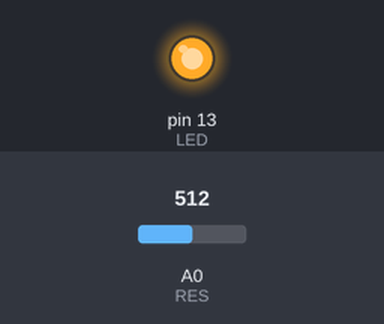
A sketch run on a simulated Arduino Uno, built with avr-gcc and run on an emulated ATmega328P. Shown: output pins drawn as LEDs (lit = HIGH). The inputs (shaded band) are chosen by the test bench; at power-on: A0 (RES) = 512.

Above: at 1.2 s.
1.3 s: A0 (RES) set to 492
At 2.1 s:
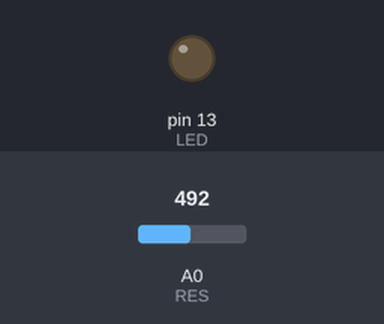
2.8 s: A0 (RES) set to 510
At 3.3 s:
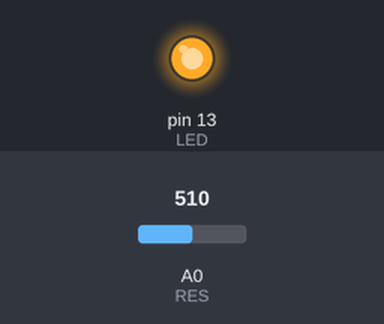
4.3 s: A0 (RES) set to 490
At 5.6 s:
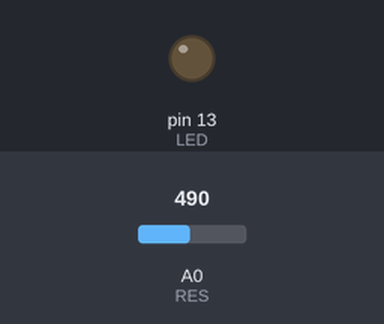
Timing chart, 0 to 7.3 s (numbered marks = the images above; inputs shaded):
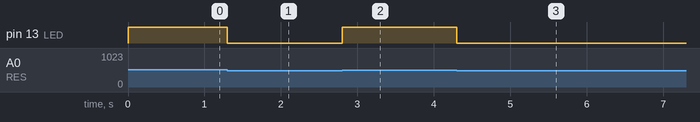

Measured:
- the behaviour switches between 501 and 500 on A0 (RES) (found by bisection; images 0 and 1)
- after the input at 1.3 s, pin 13 (LED): HIGH → LOW at once
- after the input at 2.8 s, pin 13 (LED): LOW → HIGH at once
- after the input at 4.3 s, pin 13 (LED): HIGH → LOW at once

The sketch:

CheckRES.ino
```cpp
const int RES=A0; //光敏模块接在A0
const int LED=13; //D13可以控制板子上的LED灯
int value=0;      //存放AD数值

void setup(){
  pinMode(LED, OUTPUT);     //板载LED引脚是D13 设置为输出
}

void loop(){
  value=analogRead(RES);    //读取滑杆模块的AD数值（0~1023）
  if(value>500){            //判断数值是否大于500
    digitalWrite(LED,HIGH);  //条件成立（value大于500）LED亮
  }else{
    digitalWrite(LED,LOW);   //条件不成立（value小于等于500）LED灭
  }
}
```
